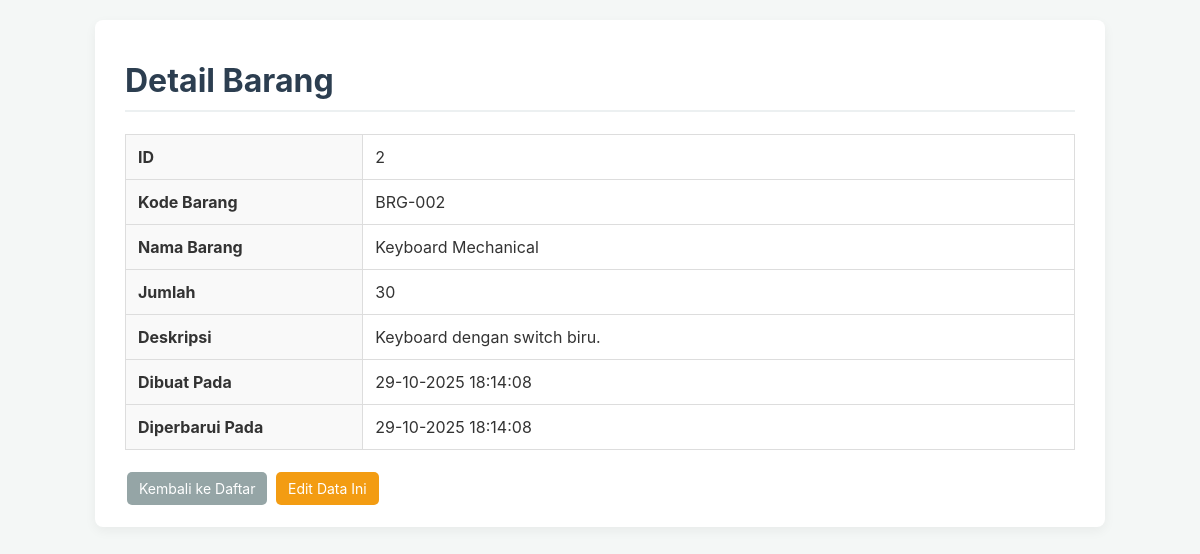
Screenshot of /detail.php?id=2 with the database file from the repository.
### tables this page shows
CREATE TABLE barang (
     
    id INT AUTO_INCREMENT PRIMARY KEY,
    
     
    kode_barang VARCHAR(50) NOT NULL UNIQUE,
    
    nama_barang VARCHAR(255) NOT NULL,
    jumlah INT NOT NULL DEFAULT 0,
    deskripsi TEXT NULL,
    
     
    created_at TIMESTAMP DEFAULT CURRENT_TIMESTAMP,
    
     
    updated_at TIMESTAMP DEFAULT CURRENT_TIMESTAMP ON UPDATE CURRENT_TIMESTAMP
);

### detail.php (the view, shortened to what this page needs)
<?php
require_once 'config/database.php';
$id = null;
if (isset($_GET['id']) && is_numeric($_GET['id'])) {
    $id = (int)$_GET['id'];
} else {
    header("Location: index.php");
    exit;
}
try {
    $stmt = $pdo->prepare("SELECT * FROM barang WHERE id = ?");
    $stmt->execute([$id]);
    $barang = $stmt->fetch();
} catch (\PDOException $e) {
    error_log("Error Detail: " . $e->getMessage());
    die("Gagal mengambil data.");
}
?>
<!DOCTYPE html>
<html lang="id">
<head>
    <link rel="stylesheet" href="style.css">
</head>
<body>
    <div class="container">
        <h1>Detail Barang</h1>
        <table class="table-detail">
            <tr>
                <th>ID</th>
                <td><?php echo $barang['id']; ?></td>
            </tr>
            <tr>
                <th>Kode Barang</th>
                <td><?php echo htmlspecialchars($barang['kode_barang'], ENT_QUOTES, 'UTF-8'); ?></td>
            </tr>
            <tr>
                <th>Nama Barang</th>
                <td><?php echo htmlspecialchars($barang['nama_barang'], ENT_QUOTES, 'UTF-8'); ?></td>
            </tr>
            <tr>
                <th>Jumlah</th>
                <td><?php echo htmlspecialchars($barang['jumlah'], ENT_QUOTES, 'UTF-8'); ?></td>
            </tr>
            <tr>
                <th>Deskripsi</th>
                <td>
                    <?php
                    $deskripsi = $barang['deskripsi'] ? $barang['deskripsi'] : '(Tidak ada deskripsi)';
                    echo nl2br(htmlspecialchars($deskripsi, ENT_QUOTES, 'UTF-8'));
                    ?>
                </td>
            </tr>
             <tr>
                <th>Dibuat Pada</th>
                <td><?php echo date('d-m-Y H:i:s', strtotime($barang['created_at'])); ?></td>
            </tr>
             <tr>
                <th>Diperbarui Pada</th>
                <td><?php echo date('d-m-Y H:i:s', strtotime($barang['updated_at'])); ?></td>
            </tr>
        </table>
        <br>
        <a href="index.php" class="btn btn-secondary">Kembali ke Daftar</a>
        <a href="edit.php?id=<?php echo $barang['id']; ?>" class="btn btn-warning">Edit Data Ini</a>
    </div>
</body>
</html>

### style.css (style rules this page uses)
body { font-family: -apple-system, BlinkMacSystemFont, "Segoe UI", Roboto, Helvetica, Arial, sans-serif; background-color: #f4f7f6; color: #333; margin: 0; padding: 20px; }
.container { max-width: 950px; margin: 0 auto; background-color: #ffffff; padding: 20px 30px; border-radius: 8px; box-shadow: 0 4px 12px rgba(0,0,0,0.05); }
h1 { color: #2c3e50; border-bottom: 2px solid #ecf0f1; padding-bottom: 10px; }
.btn { text-decoration: none; padding: 8px 12px; border-radius: 5px; color: white; font-size: 14px; display: inline-block; margin: 2px; border: none; cursor: pointer; }
.btn-warning { background-color: #f39c12; }
.btn-secondary { background-color: #95a5a6; text-decoration: none; }
table { width: 100%; border-collapse: collapse; margin-top: 20px; }
th, td { padding: 12px; border: 1px solid #ddd; text-align: left; }
th { background-color: #ecf0f1; }
.table-detail { width: 100%; }
.table-detail th { background-color: #f9f9f9; width: 25%; vertical-align: top; }

### rows the page displays
barang: id "2", kode_barang "BRG-002", nama_barang "Keyboard Mechanical", jumlah "30", deskripsi "Keyboard dengan switch biru.", created_at "29-10-2025 18:14:08", updated_at "29-10-2025 18:14:08"
